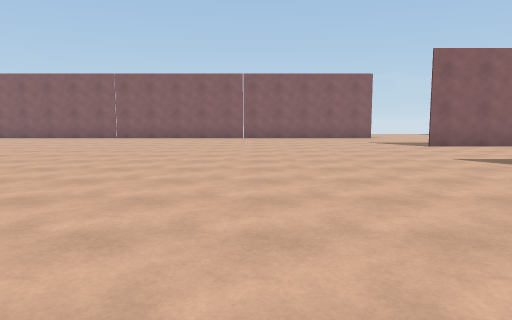
View 1 (above)

24 first-person views from a walk through a Unity game level. The camera is 1.3 m above the floor, tilts 6° down and sees 70° across. The floor is counted in squares, 2 m on a side. Each view is taken from the middle of a square. On the plan, view 1 faces up. The plan holds only what a view shows up to about 11 squares ahead; the rest is blank.

View 2
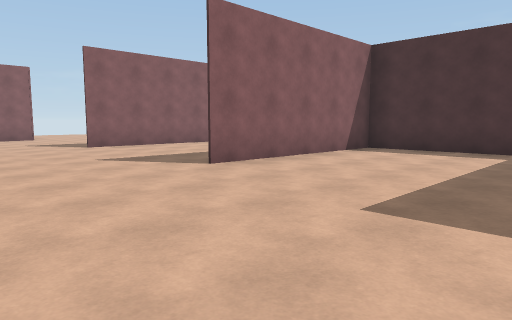

View 3
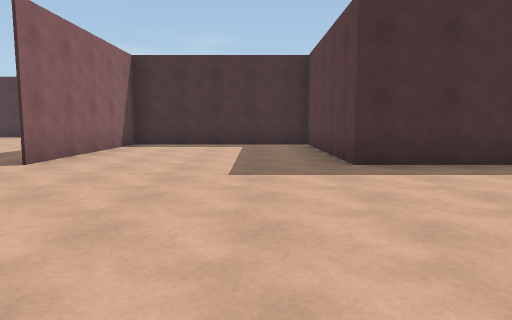

View 4
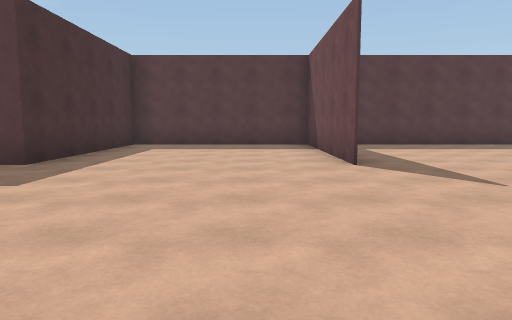

View 5
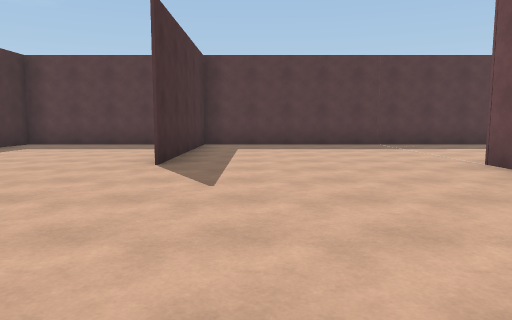

View 6
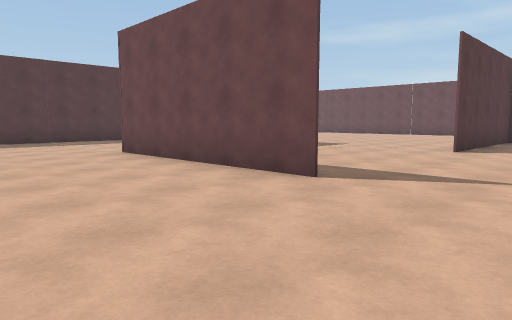

View 7
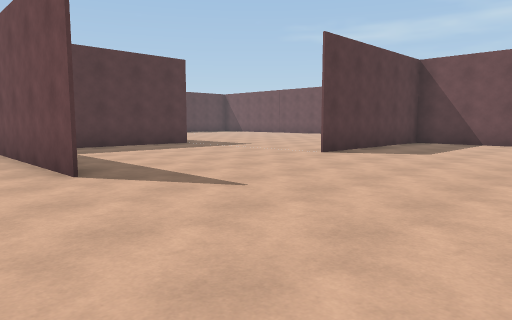

View 8
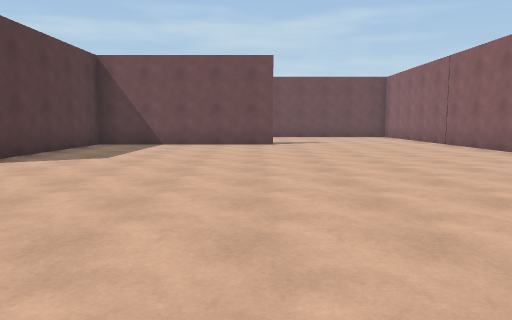

View 9
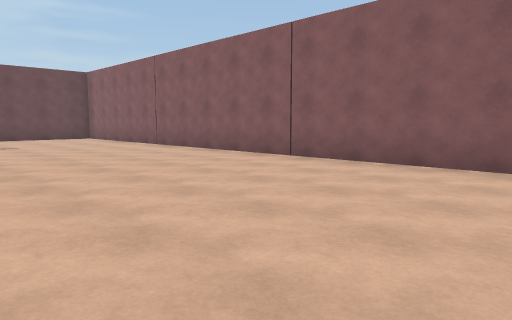

View 10
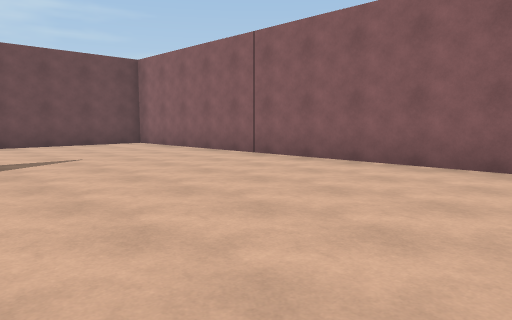

View 11
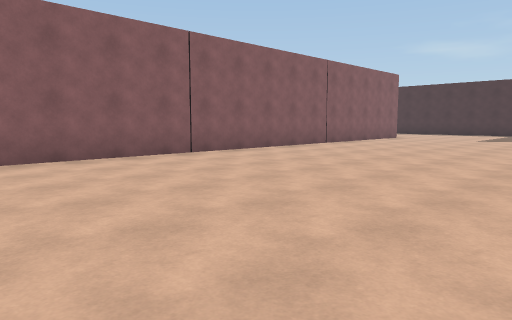

View 12
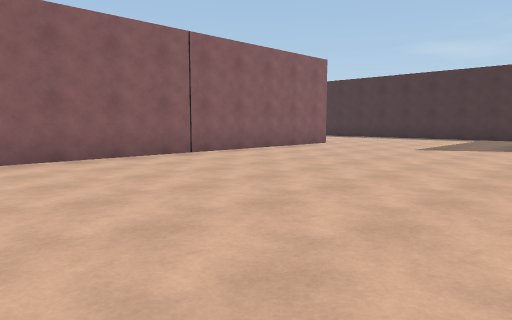

View 13
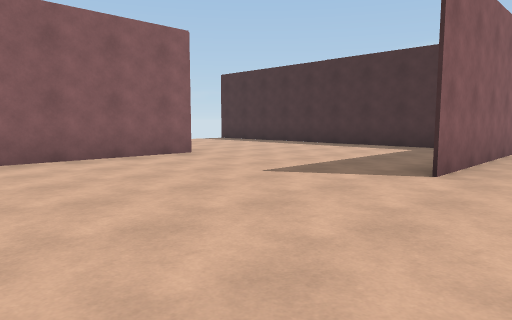

View 14
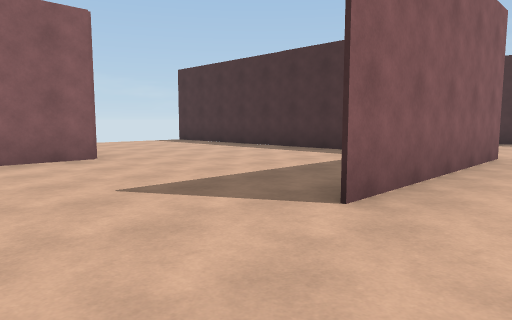

View 15
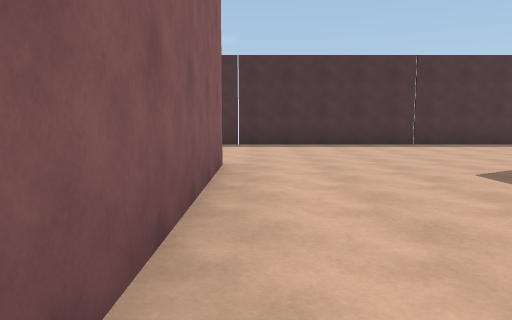

View 16
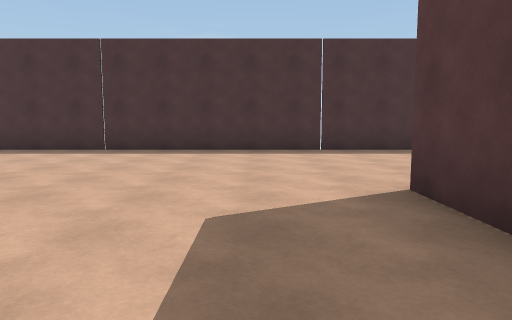

View 17
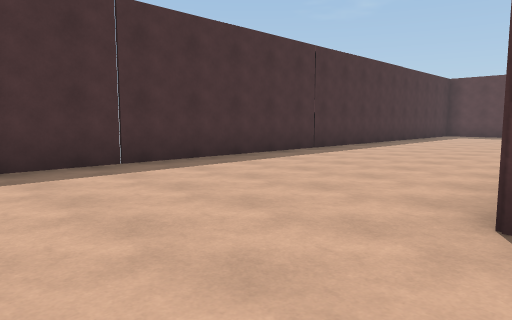

View 18
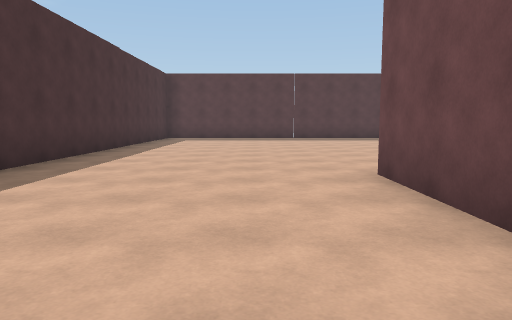

View 19
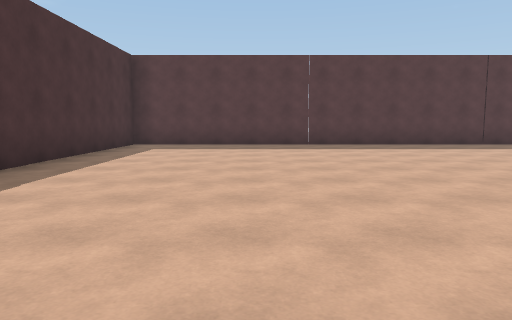

View 20
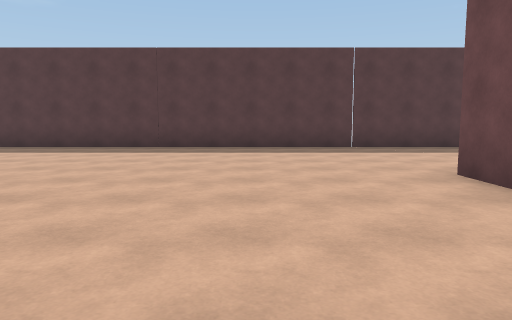

View 21
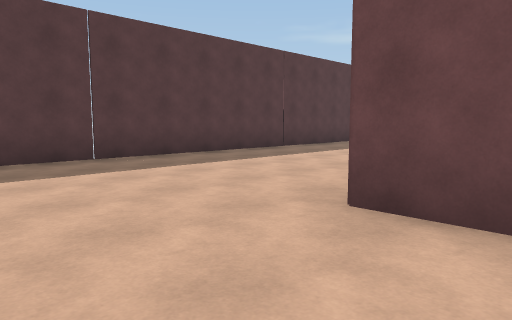

View 22
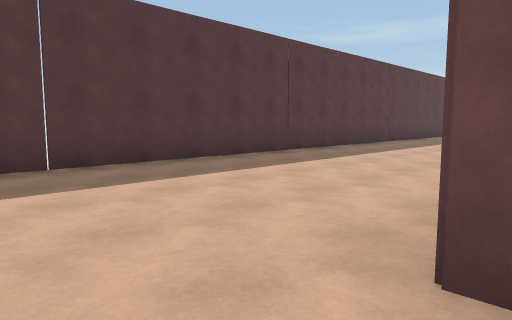

View 23
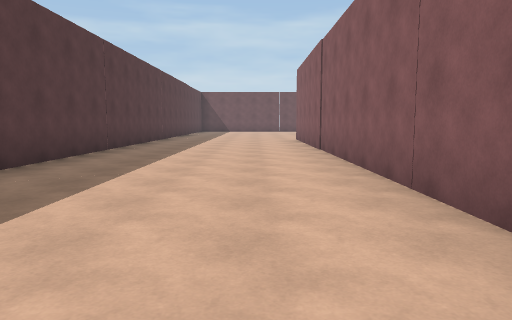

View 24
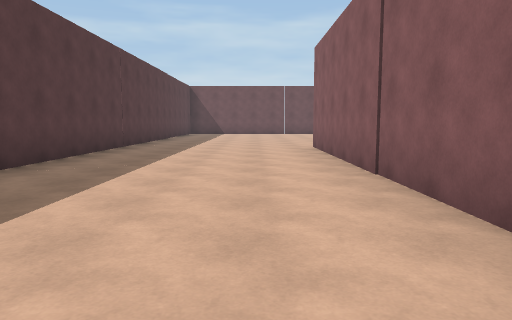

### Floor plan
Points are (right, up) in squares from view 1. A wall is a line through its corners. A room is listed if a view was taken in it or the views show most of it. See-through windows are left out.
Room 1 (views 1, 2, 3, 4, 5, 6, 7, 8, 9, 10, 11, 12, 13, 14, 15, 16, 17, 18, 19, 20, 21, 22, 23, 24)
walls: (-0.5, -0.4) (-0.5, -5.5) (-0.5, -0.4); (-5.5, 4.5) (-5.5, -0.6); (-10.2, -0.5) (-7.1, -0.5); (1, -5.5) (-10.5, -5.5); (-8.6, -5.4) (4.5, -5.4) (4.5, -0.5) (9.5, -0.5) (9.5, 4.5) (4.4, 4.5); (4.5, -4.4) (4.5, -5.5); (8, 4.5) (9.5, 4.5); (9.5, 2) (9.5, -0.5); (-15.4, 9.5) (-15.4, 4.5) (-10.4, 4.5); (4.6, 14.4) (-20.5, 14.4) (-20.5, 10.8); (9.5, 9.5) (4.5, 9.5); (-12.1, -10.4) (14.4, -10.4) (14.4, 12); (9.5, 11.2) (9.5, 16.2)

Positions as (right, up) in squares from view 1, and headings:
1: (0, 0), facing up
2: (1, 0), facing up-right
3: (-1, 1), facing right
4: (1, 5), facing down
5: (-2, 5), facing down
6: (-2, 7), facing down-left
7: (-4, 9), facing down-left
8: (-5, 9), facing left
9: (-6, 9), facing up-left
10: (-10, 9), facing up-left
11: (-10, 8), facing up-right
12: (-5, 8), facing up-right
13: (0, 8), facing up-right
14: (2, 8), facing up-right
15: (4, 9), facing right
16: (6, 6), facing right
17: (9, 7), facing down-right
18: (11, 4), facing down
19: (11, 0), facing down
20: (7, -1), facing down
21: (7, -4), facing down-left
22: (6, -5), facing down-left
23: (3, -7), facing left
24: (-1, -7), facing left
